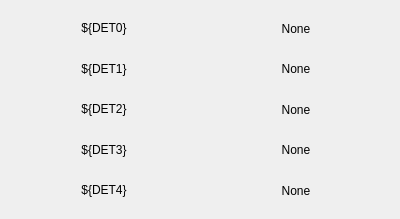
<?xml version="1.0" encoding="UTF-8"?>
<ui version="4.0">
 <class>Form</class>
 <widget class="QWidget" name="Form">
  <property name="geometry">
   <rect>
    <x>0</x>
    <y>0</y>
    <width>400</width>
    <height>219</height>
   </rect>
  </property>
  <property name="sizePolicy">
   <sizepolicy hsizetype="Preferred" vsizetype="Fixed">
    <horstretch>0</horstretch>
    <verstretch>0</verstretch>
   </sizepolicy>
  </property>
  <property name="minimumSize">
   <size>
    <width>400</width>
    <height>140</height>
   </size>
  </property>
  <property name="windowTitle">
   <string>Form</string>
  </property>
  <layout class="QGridLayout" name="gridLayout">
   <item row="0" column="0">
    <layout class="QGridLayout" name="gridLayout_2">
     <item row="2" column="0">
      <widget class="QLabel" name="label">
       <property name="text">
        <string>&lt;html&gt;&lt;head/&gt;&lt;body&gt;&lt;p align=&quot;center&quot;&gt;${DET2}&lt;/p&gt;&lt;/body&gt;&lt;/html&gt;</string>
       </property>
       <property name="textInteractionFlags">
        <set>Qt::LinksAccessibleByMouse|Qt::TextSelectableByMouse</set>
       </property>
      </widget>
     </item>
     <item row="1" column="1">
      <layout class="QHBoxLayout" name="horizontalLayout_7">
       <item>
        <widget class="PyDMLabel" name="TimeBase1">
         <property name="toolTip">
          <string/>
         </property>
         <property name="whatsThis">
          <string/>
         </property>
         <property name="text">
          <string>None</string>
         </property>
         <property name="alignment">
          <set>Qt::AlignCenter</set>
         </property>
         <property name="channel" stdset="0">
          <string>ca://${TimeBase0}.VAL</string>
         </property>
         <property name="displayFormat" stdset="0">
          <enum>PyDMLabel::String</enum>
         </property>
        </widget>
       </item>
      </layout>
     </item>
     <item row="3" column="1">
      <layout class="QHBoxLayout" name="horizontalLayout_9">
       <item>
        <widget class="PyDMLabel" name="TimeBase3">
         <property name="toolTip">
          <string/>
         </property>
         <property name="whatsThis">
          <string/>
         </property>
         <property name="text">
          <string>None</string>
         </property>
         <property name="alignment">
          <set>Qt::AlignCenter</set>
         </property>
         <property name="channel" stdset="0">
          <string>ca://${TimeBase1}.VAL</string>
         </property>
         <property name="displayFormat" stdset="0">
          <enum>PyDMLabel::String</enum>
         </property>
        </widget>
       </item>
      </layout>
     </item>
     <item row="2" column="1">
      <layout class="QHBoxLayout" name="horizontalLayout_8">
       <item>
        <widget class="PyDMLabel" name="TimeBase2">
         <property name="toolTip">
          <string/>
         </property>
         <property name="whatsThis">
          <string/>
         </property>
         <property name="text">
          <string>None</string>
         </property>
         <property name="alignment">
          <set>Qt::AlignCenter</set>
         </property>
         <property name="channel" stdset="0">
          <string>ca://${TimeBase1}.VAL</string>
         </property>
         <property name="displayFormat" stdset="0">
          <enum>PyDMLabel::String</enum>
         </property>
        </widget>
       </item>
      </layout>
     </item>
     <item row="3" column="0">
      <widget class="QLabel" name="label_5">
       <property name="text">
        <string>&lt;html&gt;&lt;head/&gt;&lt;body&gt;&lt;p align=&quot;center&quot;&gt;${DET3}&lt;/p&gt;&lt;/body&gt;&lt;/html&gt;</string>
       </property>
       <property name="textInteractionFlags">
        <set>Qt::LinksAccessibleByMouse|Qt::TextSelectableByMouse</set>
       </property>
      </widget>
     </item>
     <item row="1" column="0">
      <widget class="QLabel" name="label_4">
       <property name="text">
        <string>&lt;html&gt;&lt;head/&gt;&lt;body&gt;&lt;p align=&quot;center&quot;&gt;${DET1}&lt;/p&gt;&lt;/body&gt;&lt;/html&gt;</string>
       </property>
       <property name="textInteractionFlags">
        <set>Qt::LinksAccessibleByMouse|Qt::TextSelectableByMouse</set>
       </property>
      </widget>
     </item>
     <item row="0" column="1">
      <layout class="QHBoxLayout" name="horizontalLayout_6">
       <item>
        <widget class="PyDMLabel" name="TimeBase0">
         <property name="toolTip">
          <string>&lt;html&gt;&lt;head/&gt;&lt;body&gt;&lt;p align=&quot;center&quot;&gt;&lt;br/&gt;&lt;/p&gt;&lt;/body&gt;&lt;/html&gt;</string>
         </property>
         <property name="whatsThis">
          <string/>
         </property>
         <property name="layoutDirection">
          <enum>Qt::LeftToRight</enum>
         </property>
         <property name="text">
          <string>None</string>
         </property>
         <property name="alignment">
          <set>Qt::AlignCenter</set>
         </property>
         <property name="channel" stdset="0">
          <string>ca://${TimeBase0}.VAL</string>
         </property>
         <property name="displayFormat" stdset="0">
          <enum>PyDMLabel::String</enum>
         </property>
        </widget>
       </item>
      </layout>
     </item>
     <item row="4" column="0">
      <widget class="QLabel" name="label_3">
       <property name="text">
        <string>&lt;html&gt;&lt;head/&gt;&lt;body&gt;&lt;p align=&quot;center&quot;&gt;${DET4}&lt;/p&gt;&lt;/body&gt;&lt;/html&gt;</string>
       </property>
       <property name="textInteractionFlags">
        <set>Qt::LinksAccessibleByMouse|Qt::TextSelectableByMouse</set>
       </property>
      </widget>
     </item>
     <item row="0" column="0">
      <widget class="QLabel" name="label_2">
       <property name="text">
        <string>&lt;html&gt;&lt;head/&gt;&lt;body&gt;&lt;p align=&quot;center&quot;&gt;${DET0}&lt;/p&gt;&lt;/body&gt;&lt;/html&gt;</string>
       </property>
       <property name="textInteractionFlags">
        <set>Qt::LinksAccessibleByMouse|Qt::TextSelectableByMouse</set>
       </property>
      </widget>
     </item>
     <item row="4" column="1">
      <layout class="QHBoxLayout" name="horizontalLayout_11">
       <item>
        <widget class="PyDMLabel" name="TimeBase4">
         <property name="toolTip">
          <string/>
         </property>
         <property name="whatsThis">
          <string/>
         </property>
         <property name="text">
          <string>None</string>
         </property>
         <property name="alignment">
          <set>Qt::AlignCenter</set>
         </property>
         <property name="channel" stdset="0">
          <string>ca://${TimeBase2}.VAL</string>
         </property>
         <property name="displayFormat" stdset="0">
          <enum>PyDMLabel::String</enum>
         </property>
        </widget>
       </item>
      </layout>
     </item>
    </layout>
   </item>
  </layout>
 </widget>
 <customwidgets>
  <customwidget>
   <class>PyDMLabel</class>
   <extends>QLabel</extends>
   <header>pydm.widgets.label</header>
  </customwidget>
 </customwidgets>
 <resources/>
 <connections/>
</ui>
